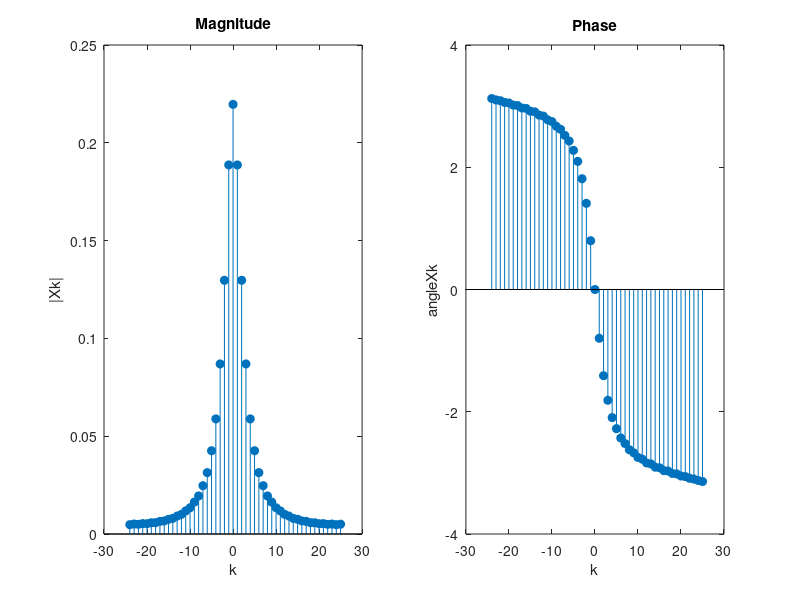

MATLAB code for this plot:
clc;
clear all;
close all;
N = 50; n = 0:N - 1;
k = 0:N - 1;
n1 = 0:25;
xn = [n1 .* exp(-0.3 * n1) zeros(1, 24)];
WN = exp(-j * 2 * pi / N);
nk = n' * k;
WNnk = WN.^nk;
Xk = (xn * WNnk) / N;
magXk = abs([Xk(N / 2 + 2:N) Xk(1:N / 2 + 1)]);
phaseXk = angle([Xk(N / 2 + 2:N) Xk(1:N / 2 + 1)]);
k1 = [-N / 2 + 1:N / 2];
subplot(121);
stem(k1, magXk, 'filled');
xlabel('k');
ylabel('|Xk|');
title('Magnitude');
subplot(122);
stem(k1, phaseXk, 'filled');
xlabel('k');
ylabel('angleXk');
title('Phase');
